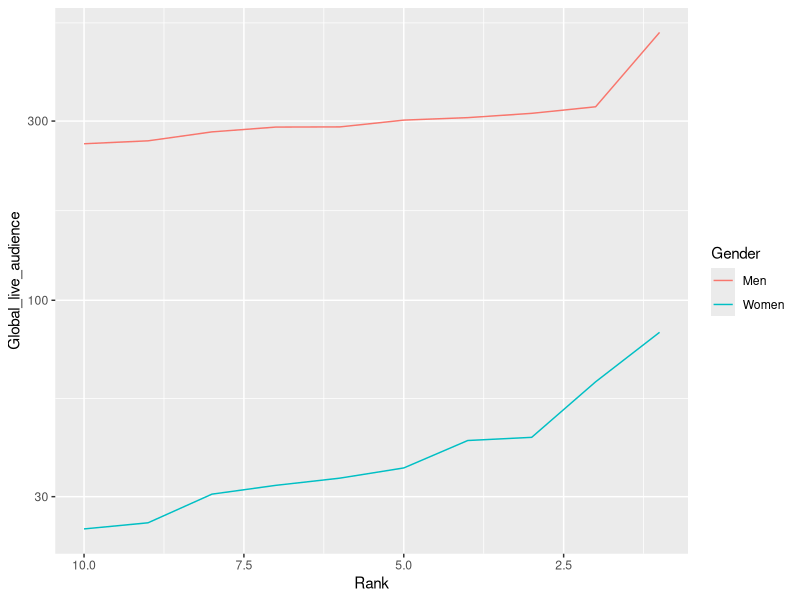

This figure's R source:
## ---- chunk 1
knitr::opts_chunk$set(echo = TRUE)
library(tidyverse)
library(ggplot2)
## ---- chunk 2
women_19 <- read_csv("raw-data/WWC 2019.csv", skip = 16, col_names = c("Rank", "Team_A", "X1", "X2", "X3", "Team_B", "Stage", "Global_live_audience"), cols(
  Rank = col_double(),
  Team_A = col_character(),
  X1 = col_character(),
  X2 = col_character(),
  X3 = col_logical(),
  Team_B = col_character(),
  Stage = col_character(),
  Global_live_audience = col_double()
)) 
  
 w_19 <- women_19 %>% 
   select(Rank, Team_A, Team_B, Stage, Global_live_audience) %>% 
   mutate(Gender = "Women")

men_18 <- read_csv("raw-data/MWC 2018.csv", skip = 3, n_max = 10, col_names = c("Rank", "Team_A", "Team_B", "Stage", "Global_live_audience"), cols(
  Rank = col_double(),
  Match = col_character(),
  Stage = col_character(),
  Global_live_audience = col_double()
))

m_18 <- men_18 %>% 
  mutate(Gender = "Men")

data_combined <- w_19 %>% full_join(m_18, by = c("Rank", "Team_A", "Team_B", "Stage", "Global_live_audience", "Gender"))
## ---- chunk 3
data_combined %>% 
ggplot() +
  geom_line(aes(x = Rank, y = Global_live_audience, group = Gender, color = Gender)) +
  scale_x_reverse() +
  scale_y_log10()
